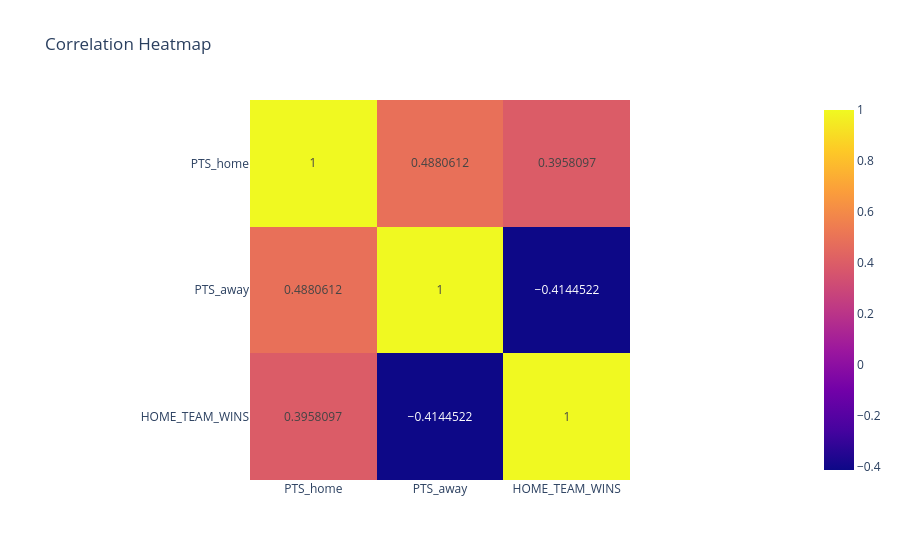

This figure's notebook cell:
### Markdown cell above
هناك علاقة إيجابية بين نقاط الفريق صاحب الأرض واحتمالية الفوز، وعلاقة سلبية بين نقاط الفريق الضيف وفوز الفريق صاحب الأرض. كما أن هناك ارتباط متوسط بين نقاط الفريقين، مما يدل على أن المباريات ذات التسجيل العالي تشمل الفريقين معًا

### Code cell
corr = df[['PTS_home', 'PTS_away', 'HOME_TEAM_WINS']].corr()

fig = px.imshow(corr, text_auto=True, title="Correlation Heatmap")
fig.show()

### Figure 1 — Plotly figure (JSON) as saved in the notebook; plotly's stock layout.template omitted (floating-point values rounded to 4 significant figures)
{"data": [{"coloraxis": "coloraxis", "hovertemplate": "x: %{x}<br>y: %{y}<br>color: %{z}<extra></extra>", "name": "0", "texttemplate": "%{z}", "type": "heatmap", "x": ["PTS_home", "PTS_away", "HOME_TEAM_WINS"], "xaxis": "x", "y": ["PTS_home", "PTS_away", "HOME_TEAM_WINS"], "yaxis": "y", "z": [[1.0, 0.4881, 0.3958], [0.4881, 1.0, -0.4145], [0.3958, -0.4145, 1.0]]}], "layout": {"coloraxis": {"colorscale": [[0, "#0d0887"], [0.1111, "#46039f"], [0.2222, "#7201a8"], [0.3333, "#9c179e"], [0.4444, "#bd3786"], [0.5556, "#d8576b"], [0.6667, "#ed7953"], [0.7778, "#fb9f3a"], [0.8889, "#fdca26"], [1, "#f0f921"]]}, "title": {"text": "Correlation Heatmap"}, "xaxis": {"anchor": "y", "constrain": "domain", "domain": [0, 1], "scaleanchor": "y"}, "yaxis": {"anchor": "x", "autorange": "reversed", "constrain": "domain", "domain": [0, 1]}}}
